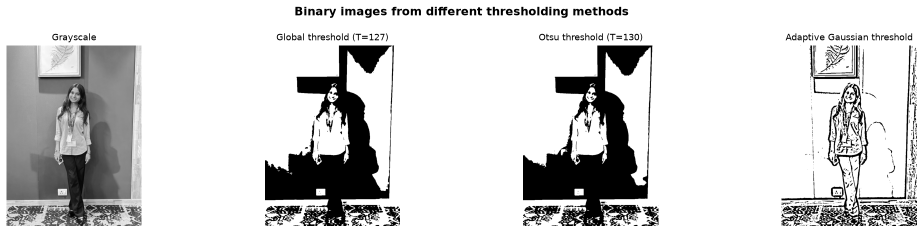
#> input picture outputs/task1/thresholding.png, 1846 x 465 px (shown at 1/2 size)
$ python -i task1_restoration_segmentation.py   (imports and definitions only)
#> lines starting #> are read from the running program, lines starting #| are printed output that depends on the picture; after the words box and inside, x2 and y2 are one past the last pixel; in counts of white or black regions, pixels touching at a corner belong together
#> further down, picture is the input picture: shape (465, 1846, 3); min 0, max 255, mean 210
"""
Task 1 (Unit 3) - Image restoration and segmentation

Part A : add Gaussian + salt-and-pepper noise, restore with median and Gaussian
         filters, compare with the clean photo using PSNR and SSIM.
Part B : thresholding, erosion / dilation / opening / closing, Canny edges and
         watershed segmentation.

Run:  python src/task1_restoration_segmentation.py
"""
import cv2
import numpy as np
from skimage.metrics import peak_signal_noise_ratio as psnr
from skimage.metrics import structural_similarity as ssim

from utils import (IMAGE_EXTS, find_input, load_image, need_input, save_grid,
                   save_img, task_dir, write_csv, write_json)


# ----------------------------------------------------------------------------
# Part A - noise and restoration
# ----------------------------------------------------------------------------
# [14 lines left out: functions add_gaussian_noise, add_salt_pepper, not called in this run]


FILTERS = {
    "Median 3x3": lambda x: cv2.medianBlur(x, 3),
    "Median 5x5": lambda x: cv2.medianBlur(x, 5),
    "Gaussian 5x5": lambda x: cv2.GaussianBlur(x, (5, 5), 1.2),
}


# [40 lines left out: functions center_crop, run_restoration, not called in this run]


# ----------------------------------------------------------------------------
# Part B - thresholding, morphology, edges
# ----------------------------------------------------------------------------
def run_threshold_morph_edges(img, out):
#> called with out = 'out.png'
    gray = cv2.cvtColor(img, cv2.COLOR_BGR2GRAY)
    blur = cv2.GaussianBlur(gray, (5, 5), 0)
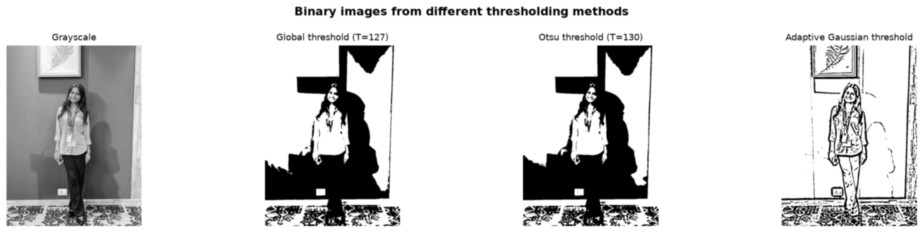
#> blur: shape (465, 1846) (shown at 1/2 size); min 0, max 255, mean 210

    otsu_val, otsu = cv2.threshold(blur, 0, 255, cv2.THRESH_BINARY + cv2.THRESH_OTSU)
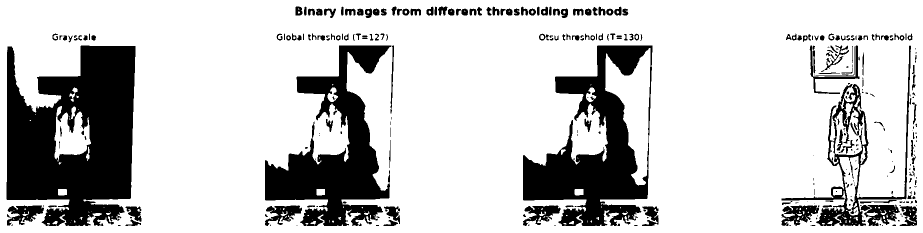
#> otsu: shape (465, 1846) (shown at 1/2 size); 78.7% white; 331 black regions (140 under 20 px), largest, box (x1, y1, x2, y2) and area: (13, 91, 271, 452) 66275, (1046, 91, 1305, 452) 41087, (530, 91, 783, 452) 38448
#> otsu_val = 157
    _, fixed = cv2.threshold(blur, 127, 255, cv2.THRESH_BINARY)
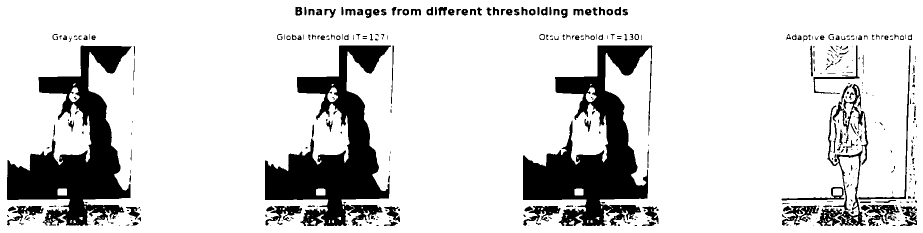
#> fixed: shape (465, 1846) (shown at 1/2 size); 83.5% white; 413 black regions (237 under 20 px), largest, box (x1, y1, x2, y2) and area: (1046, 91, 1305, 452) 39413, (530, 91, 782, 452) 37080, (14, 91, 264, 452) 36757
    adaptive = cv2.adaptiveThreshold(blur, 255, cv2.ADAPTIVE_THRESH_GAUSSIAN_C,
                                     cv2.THRESH_BINARY, 31, 5)
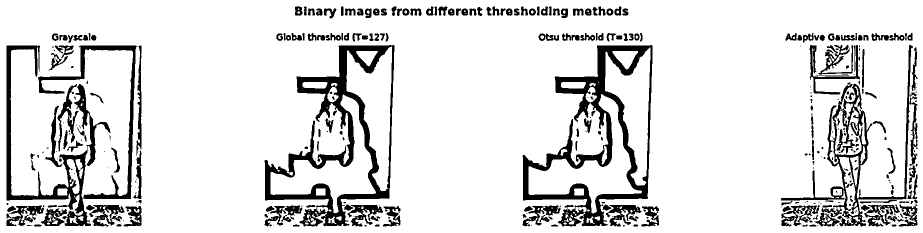
#> adaptive: shape (465, 1846) (shown at 1/2 size); 87% white; 370 black regions (151 under 20 px), largest, box (x1, y1, x2, y2) and area: (1045, 90, 1305, 453) 21160, (529, 90, 789, 453) 20699, (13, 91, 275, 452) 16151
    save_grid([gray, fixed, otsu, adaptive],
              ["Grayscale", "Global threshold (T=127)",
               f"Otsu threshold (T={otsu_val:.0f})", "Adaptive Gaussian threshold"],
#> (the run stopped early here; a loop or call above may not have finished)
